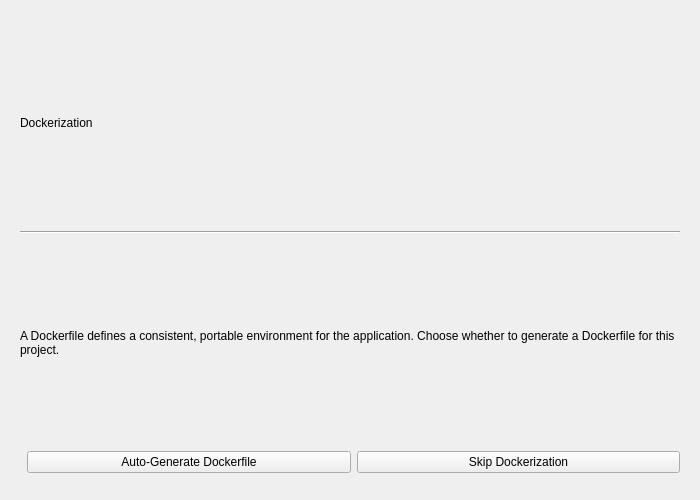
<?xml version="1.0" encoding="UTF-8"?>
<ui version="4.0">
 <class>DockerizationPage</class>
 <widget class="QWidget" name="DockerizationPage">
  <property name="geometry">
   <rect>
    <x>0</x>
    <y>0</y>
    <width>700</width>
    <height>500</height>
   </rect>
  </property>
  <property name="windowTitle">
   <string>Form</string>
  </property>
  <layout class="QVBoxLayout" name="verticalLayout">
   <property name="leftMargin">
    <number>20</number>
   </property>
   <property name="topMargin">
    <number>20</number>
   </property>
   <property name="rightMargin">
    <number>20</number>
   </property>
   <property name="bottomMargin">
    <number>20</number>
   </property>
   <item>
    <widget class="QLabel" name="headerLabel">
     <property name="text">
      <string>Dockerization</string>
     </property>
    </widget>
   </item>
   <item>
    <widget class="Line" name="line">
     <property name="orientation">
      <enum>Qt::Horizontal</enum>
     </property>
    </widget>
   </item>
   <item>
    <widget class="QLabel" name="instructionLabel">
     <property name="text">
      <string>A Dockerfile defines a consistent, portable environment for the application. Choose whether to generate a Dockerfile for this project.</string>
     </property>
     <property name="wordWrap">
      <bool>true</bool>
     </property>
    </widget>
   </item>
   <item>
    <layout class="QHBoxLayout" name="horizontalLayout">
     <item>
      <spacer name="horizontalSpacer">
       <property name="orientation">
        <enum>Qt::Horizontal</enum>
       </property>
      </spacer>
     </item>
     <item>
      <widget class="QPushButton" name="autoGenerateButton">
       <property name="text">
        <string>Auto-Generate Dockerfile</string>
       </property>
      </widget>
     </item>
     <item>
      <widget class="QPushButton" name="skipButton">
       <property name="text">
        <string>Skip Dockerization</string>
       </property>
      </widget>
     </item>
    </layout>
   </item>
   <item>
    <spacer name="verticalSpacer">
     <property name="orientation">
      <enum>Qt::Vertical</enum>
     </property>
     <property name="sizeType">
      <enum>QSizePolicy::Expanding</enum>
     </property>
    </spacer>
   </item>
  </layout>
 </widget>
 <resources/>
 <connections/>
</ui>
